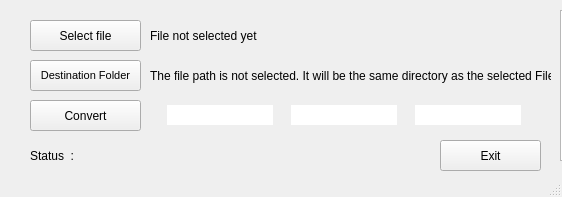
<?xml version="1.0" encoding="UTF-8"?>
<ui version="4.0">
 <class>MainWindow</class>
 <widget class="QMainWindow" name="MainWindow">
  <property name="geometry">
   <rect>
    <x>0</x>
    <y>0</y>
    <width>562</width>
    <height>197</height>
   </rect>
  </property>
  <property name="minimumSize">
   <size>
    <width>180</width>
    <height>0</height>
   </size>
  </property>
  <property name="windowTitle">
   <string>MainWindow</string>
  </property>
  <widget class="QWidget" name="centralwidget">
   <widget class="QPushButton" name="BtnConvert">
    <property name="geometry">
     <rect>
      <x>30</x>
      <y>100</y>
      <width>111</width>
      <height>31</height>
     </rect>
    </property>
    <property name="text">
     <string>Convert</string>
    </property>
   </widget>
   <widget class="QPushButton" name="BtnSelectFile">
    <property name="geometry">
     <rect>
      <x>30</x>
      <y>20</y>
      <width>111</width>
      <height>31</height>
     </rect>
    </property>
    <property name="text">
     <string>Select file</string>
    </property>
   </widget>
   <widget class="QLabel" name="LblFileName">
    <property name="geometry">
     <rect>
      <x>150</x>
      <y>20</y>
      <width>231</width>
      <height>31</height>
     </rect>
    </property>
    <property name="text">
     <string>File not selected yet</string>
    </property>
   </widget>
   <widget class="QLabel" name="label">
    <property name="geometry">
     <rect>
      <x>30</x>
      <y>140</y>
      <width>51</width>
      <height>31</height>
     </rect>
    </property>
    <property name="text">
     <string>Status  : </string>
    </property>
   </widget>
   <widget class="QLabel" name="LblStatus">
    <property name="geometry">
     <rect>
      <x>90</x>
      <y>140</y>
      <width>341</width>
      <height>31</height>
     </rect>
    </property>
    <property name="text">
     <string/>
    </property>
   </widget>
   <widget class="QPushButton" name="BtnExit">
    <property name="geometry">
     <rect>
      <x>440</x>
      <y>140</y>
      <width>101</width>
      <height>31</height>
     </rect>
    </property>
    <property name="text">
     <string>Exit</string>
    </property>
   </widget>
   <widget class="QPushButton" name="BtnSelectDestinationFolder">
    <property name="geometry">
     <rect>
      <x>30</x>
      <y>60</y>
      <width>111</width>
      <height>31</height>
     </rect>
    </property>
    <property name="font">
     <font>
      <pointsize>8</pointsize>
     </font>
    </property>
    <property name="text">
     <string>Destination Folder</string>
    </property>
   </widget>
   <widget class="QLabel" name="LblDestinationName">
    <property name="geometry">
     <rect>
      <x>150</x>
      <y>60</y>
      <width>401</width>
      <height>31</height>
     </rect>
    </property>
    <property name="text">
     <string>The file path is not selected. It will be the same directory as the selected File</string>
    </property>
   </widget>
   <widget class="QWidget" name="outputRow" native="true">
    <property name="geometry">
     <rect>
      <x>150</x>
      <y>100</y>
      <width>391</width>
      <height>31</height>
     </rect>
    </property>
    <widget class="QWidget" name="horizontalLayoutWidget">
     <property name="geometry">
      <rect>
       <x>-1</x>
       <y>0</y>
       <width>391</width>
       <height>31</height>
      </rect>
     </property>
     <layout class="QHBoxLayout" name="horizontalLayout_2" stretch="0,0,0">
      <property name="spacing">
       <number>0</number>
      </property>
      <item>
       <widget class="QLineEdit" name="EdPrefix">
        <property name="sizePolicy">
         <sizepolicy hsizetype="Fixed" vsizetype="Fixed">
          <horstretch>0</horstretch>
          <verstretch>0</verstretch>
         </sizepolicy>
        </property>
        <property name="focusPolicy">
         <enum>Qt::FocusPolicy::NoFocus</enum>
        </property>
        <property name="contextMenuPolicy">
         <enum>Qt::ContextMenuPolicy::NoContextMenu</enum>
        </property>
        <property name="frame">
         <bool>false</bool>
        </property>
        <property name="readOnly">
         <bool>true</bool>
        </property>
       </widget>
      </item>
      <item>
       <widget class="QLineEdit" name="EdBase">
        <property name="sizePolicy">
         <sizepolicy hsizetype="Fixed" vsizetype="Fixed">
          <horstretch>0</horstretch>
          <verstretch>0</verstretch>
         </sizepolicy>
        </property>
        <property name="minimumSize">
         <size>
          <width>0</width>
          <height>0</height>
         </size>
        </property>
        <property name="frame">
         <bool>false</bool>
        </property>
       </widget>
      </item>
      <item>
       <widget class="QLineEdit" name="EdSuffix">
        <property name="sizePolicy">
         <sizepolicy hsizetype="Fixed" vsizetype="Fixed">
          <horstretch>0</horstretch>
          <verstretch>0</verstretch>
         </sizepolicy>
        </property>
        <property name="focusPolicy">
         <enum>Qt::FocusPolicy::NoFocus</enum>
        </property>
        <property name="contextMenuPolicy">
         <enum>Qt::ContextMenuPolicy::NoContextMenu</enum>
        </property>
        <property name="frame">
         <bool>false</bool>
        </property>
        <property name="readOnly">
         <bool>true</bool>
        </property>
       </widget>
      </item>
     </layout>
    </widget>
   </widget>
   <widget class="QListWidget" name="ListSelectedFiles">
    <property name="geometry">
     <rect>
      <x>560</x>
      <y>10</y>
      <width>191</width>
      <height>151</height>
     </rect>
    </property>
   </widget>
  </widget>
  <widget class="QStatusBar" name="statusbar"/>
  <action name="Exit">
   <property name="text">
    <string>Exit</string>
   </property>
  </action>
 </widget>
 <resources/>
 <connections/>
</ui>
